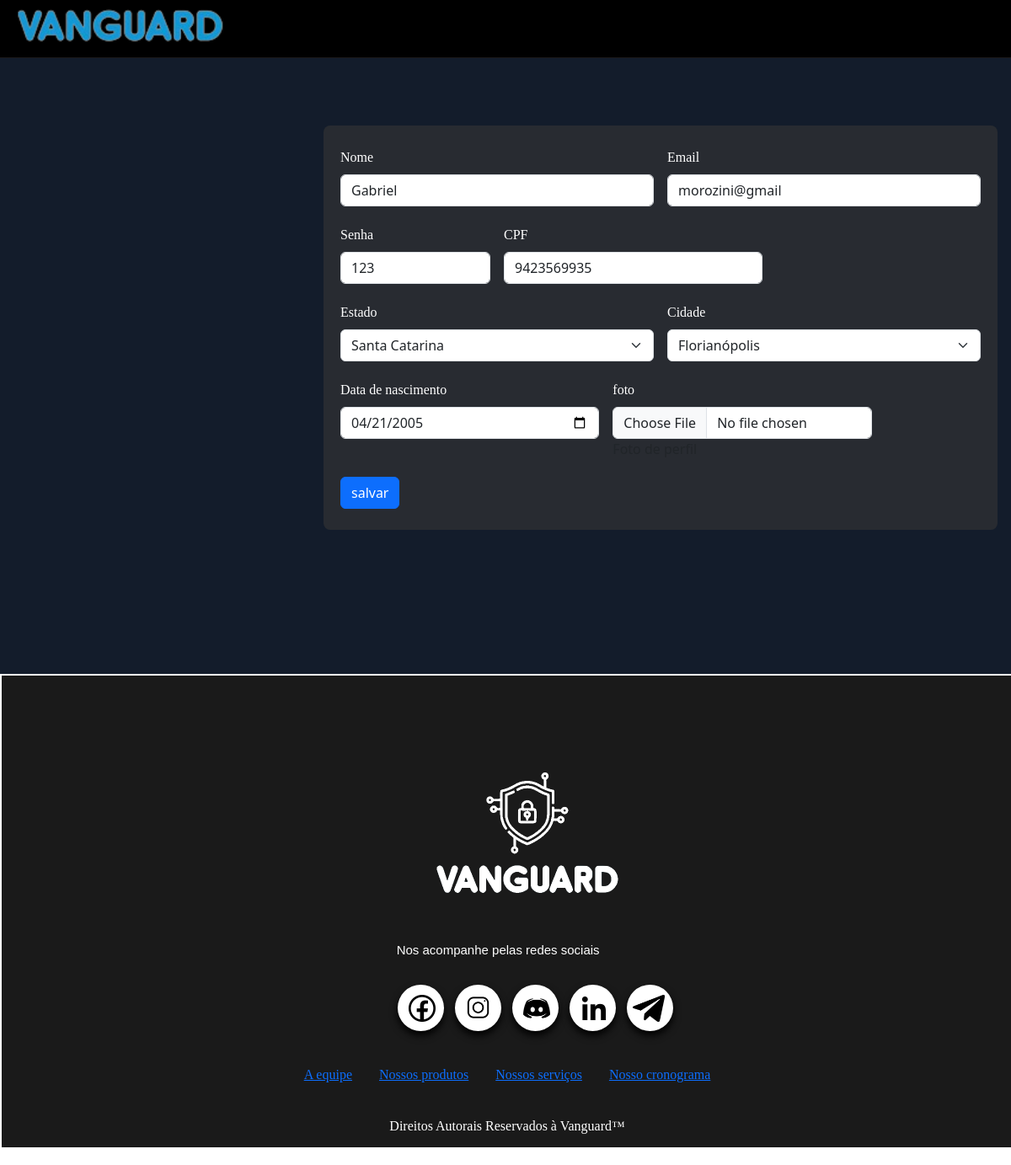
Page /editarPerfil.php?usuario_id=1 (signed in) on the committed database.
### tables this page shows
CREATE TABLE `usuario` (
  `usuario_id` int(11) NOT NULL,
  `nome` varchar(50) NOT NULL,
  `dt_nasc` date NOT NULL,
  `email` varchar(150) NOT NULL,
  `senha` varchar(100) NOT NULL,
  `cpf` char(11) NOT NULL,
  `foto` text DEFAULT NULL,
  `estado_id` int(11) NOT NULL,
  `cidade_id` int(11) NOT NULL,
  `is_admin` tinyint(1) NOT NULL,
  `plano_id` int(11) NOT NULL
);

### editarPerfil.php (the view, shortened to what this page needs)
<?php
include_once('src/php/conexao.php');
$id = $_GET['usuario_id'];
if (!empty($_GET['usuario_id'])) {
        $stmt = $conn->prepare("SELECT * FROM usuario WHERE usuario_id = ?");
        $stmt->bind_param("i", $id);
        $stmt->execute() or die($stmt->error);
        $result = $stmt->get_result();
        if ($result->num_rows > 0) {
                while ($user_data = $result->fetch_assoc()) {
                        $nome = $user_data['nome'];
                        $senha = $user_data['senha'];
                        $email = $user_data['email'];
                        $dt_nasc = $user_data['dt_nasc'];
                        $cpf = $user_data['cpf'];
                        $cidade = isset($user_data['cidade_id']) ? $user_data['cidade_id'] : '';
                        $estado = isset($user_data['estado_id']) ? $user_data['estado_id'] : '';
                }
        }
}
$sql_code_states = "SELECT * FROM estado ORDER BY nome_estado ASC";
$sql_query_states = $conn->query($sql_code_states) or die($conn->error);
$sql_code_cities = "SELECT * FROM cidades ORDER BY nome_cidade ASC";
$sql_query_cities = $conn->query($sql_code_cities) or die($conn->error);
?>
<!DOCTYPE html>
<html lang="pt-br">
<head>
        <link rel="stylesheet" href="src/css/index.css">
        <link rel="stylesheet" href="src/css/style-editPerfil.css">
        <link href="https://cdn.jsdelivr.net/npm/bootstrap@5.3.3/dist/css/bootstrap.min.css" rel="stylesheet"
>
        <link rel="stylesheet" href="src/css/responsivo-cadastro.css">
        <link href="https://fonts.cdnfonts.com/css/eingrantch-mono" rel="stylesheet">
        <link href="https://fonts.cdnfonts.com/css/codygoon" rel="stylesheet">
        <link href="https://fonts.cdnfonts.com/css/milestone-one" rel="stylesheet">
</head>
<body>
        <header class="cabecalho">
                <a href="perfil.php"><img class="logo" src="src/imagem/logos/VanguardLogo - titulo.png"
                                alt="titulo da Vanguard"></a>
        </header>
        <main class="home">
                <div class="area">
                        <form class="row g-3" action="src/php/saveEdit.php" method="POST" enctype="multipart/form-data">
                                <div class="col-md-6">
                                        <label for="inputEmail4" class="form-label">Nome</label>
                                        <input type="text" class="form-control" id="inputEmail4" name="nome" value=<?php echo $nome; ?>>
                                </div>
                                <div class="col-md-6">
                                        <label for="inputPassword4" class="form-label">Email</label>
                                        <input type="email" class="form-control" id="inputPassword4" name="email"
                                                value=<?php echo $email; ?>>
                                </div>
                                <div class="col-3">
                                        <label for="inputAddress" class="form-label">Senha</label>
                                        <input type="text" class="form-control" id="inputAddress" name="senha"
                                                value=<?php echo $senha; ?>>
                                </div>
                                <div class="col-5">
                                        <label for="inputAddress2" class="form-label">CPF</label>
                                        <input type="number" class="form-control" id="inputAddress2" name="cpf"
                                                value=<?php echo $cpf; ?>>
                                </div>
                                <div class="col-6">
                                        <label for="estado" class="form-label">Estado</label>
                                        <select name="estado" id="estado" class="form-select" required>
                                                <?php while ($estadoRow = $sql_query_states->fetch_assoc()) {
                                                        $selected = ($estadoRow['estado_id'] == $estado) ? 'selected' : '';
                                                        ?>
                                                        <option value="<?php echo $estadoRow['estado_id']; ?>" <?php echo $selected; ?>>
                                                                <?php echo htmlspecialchars($estadoRow['nome_estado']); ?>
                                                        </option>
                                                <?php } ?>
                                        </select>
                                </div>
                                <div class="col-6">
                                        <label for="cidade" class="form-label">Cidade</label>
                                        <select name="cidade" id="cidade" class="form-select" required>
                                                <?php while ($cidadeRow = $sql_query_cities->fetch_assoc()) {
                                                        $selected = ($cidadeRow['cidade_id'] == $cidade) ? 'selected' : '';
                                                        ?>
                                                        <option value="<?php echo $cidadeRow['cidade_id']; ?>" <?php echo $selected; ?>>
                                                                <?php echo htmlspecialchars($cidadeRow['nome_cidade']); ?>
                                                        </option>
                                                <?php } ?>
                                        </select>
                                </div>
                                <div class="col-md-5">
                                        <label for="cidade" class="form-label">Data de nascimento</label>
                                        <input type="date" class="form-control" id="inputZip" name="dt_nasc"
                                                value="<?php echo $dt_nasc; ?>">
                                </div>
                                <div class="col-md-5">
                                        <label for="inputZip" class="form-label">foto</label>
                                        <input type="file" class="form-control" name="foto" id="foto">
                                        <span>Foto de perfil</span>
                                </div>
                                <div class="col-12">
                                        <button type="submit" class="btn btn-primary" name="update">salvar</button>
                                </div>
                        </form>
                </div>
        </main>
        <footer class="roda-pe">
                <img src="src/imagem/logos/VanguardLogo-Escuro.png" alt="logo da Vanguard" class="logo">
                <h5 class="subtitulo">Nos acompanhe pelas redes sociais</h5>
                <div class="social_media">
                        <a href="facebook link" id="facebook" title="Facebook" target="_blank">
                                <img src="src/imagem/icones/Facebook.png" alt="botão do perfil do facebook da Vanguard">
                        </a>
                        <a href="" id="instagram" title="Instagram" target="_blank">
                                <img src="src/imagem/icones/instagram.png"
                                        alt="botão do perfil do instagram da Vanguard">
                        </a>
                        <a href="discord" title="discord" id="discord" target="_blank">
                                <img src="src/imagem/icones/discord.png" alt="botão do chat do discord da Vanguard">
                        </a>
                        <a href="linkedin" title="linkedin" id="linkedin" target="_blank">
                                <img src="src/imagem/icones/linkedin.png" alt="botão do perfil do linkedin da Vanguard">
                        </a>
                        <a href="telegram" title="telegram" id="telegram" target="_blank">
                                <img src="src/imagem/icones/telegram.png" alt="botão do chat do telegram da Vanguard">
                        </a>
                </div>
                <div class="opcoes">
                        <div class="lista">
                                <a href="equipe.html">
                                        <h6>A equipe</h6>
                                </a>
                                <a href="produtos.html">
                                        <h6>Nossos produtos</h6>
                                </a>
                                <a href="serviços.html">
                                        <h6>Nossos serviços</h6>
                                </a>
                                <a href="cronograma.html">
                                        <h6>Nosso cronograma</h6>
                                </a>
                        </div>
                </div>
                <p id="copyright">Direitos Autorais Reservados à Vanguard&#8482;</p>
        </footer>
</body>
</html>

### src/css/index.css (style rules this page uses)
* { margin: 0; padding: 0; box-sizing: border-box; }
body { overflow-x: hidden; background: black; margin: 3px; flex: 1 1 100vw; flex-wrap: wrap; }
a { text-decoration: none; color: inherit; }

### src/css/style-editPerfil.css (style rules this page uses)
.cabecalho { height: 90px; background-color: rgb(0, 0, 0); display: flex; flex: 1 1 100vw; justify-content: space-between; align-items: center; padding: 0 20px; margin-top: -1.3pc; border-bottom: 1px solid rgb(26, 25, 25); }
.cabecalho .logo { display: flex; margin-top: 1pc; height: 55px; }
.home { display: flex; position: relative; background: #131c2b; height: 100%; min-height: calc(100vh - 69px); overflow: hidden; }
.home .area { position: relative; padding: 25px 20px 20px 20px; display: flex; margin-left: 24pc; margin-top: 5pc; width: 50pc; height: 480px; background: #353535a1; border-radius: 8px; overflow: hidden; }
label { color: #fff; font-family: 'Milestone One'; }
.roda-pe { height: 35pc; padding: 3px; padding-bottom: 5pc; display: grid; color: #fff; margin: 2px; width: 100%; flex: 1 1 100vw; background-color: #1a1a1a; }
.roda-pe .opcoes { display: flex; justify-content: center; }
.roda-pe .opcoes .lista { display: flex; font-size: 20px; font-family: 'Codygoon'; justify-content: center; text-align: center; align-items: center; }
.roda-pe .opcoes .lista a { margin: 1pc; margin-bottom: 2pc; margin-top: 2pc; }
.roda-pe .logo { margin-left: 42%; margin-top: 4pc; width: 250px; }
.roda-pe .social_media { display: flex; position: relative; align-items: center; margin-left: 38%; }
.roda-pe .subtitulo { display: flex; margin-left: 39%; margin-bottom: 2pc; font-size: 15px; text-align: center; font-family: 'Codygoon', sans-serif; }
.roda-pe .social_media a { position: relative; display: flex; margin-left: 13px; margin-bottom: 10px; justify-content: center; align-items: center; text-align: center; padding: 2px 2px 1px 5px; background-color: #fff; width: 55px; height: 55px; border-radius: 50%; box-shadow: 0 5px 10px rgb(0, 0, 0); }
.roda-pe .social_media img { height: 2pc; }
.roda-pe .social_media #telegram img { margin-right: 5px; }
.roda-pe #copyright { font-family: 'Codygoon'; color: #fff; text-align: center; }

### rows in the picture
usuario: nome "Gabriel", email "morozini@gmail", senha "123", cpf "9423569935", dt_nasc "04/21/2005"

### other values in the picture
form field estado "Santa Catarina"
form field cidade "Florianópolis"
